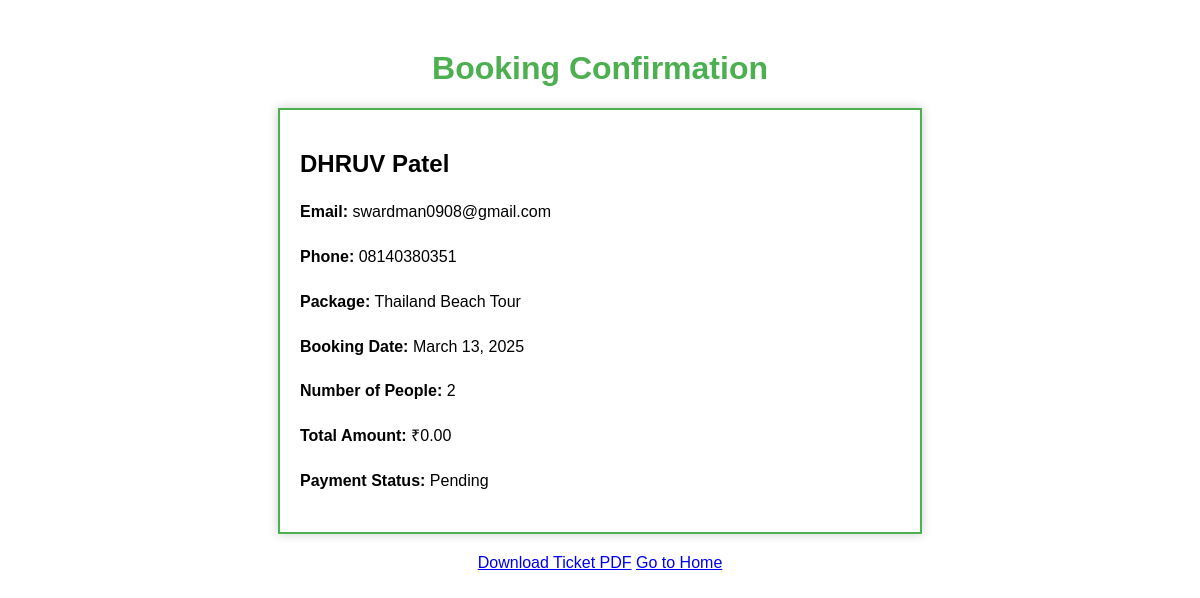
The page /booking-details/1/ on the database its author committed.
### packages/models.py (models this page shows, shortened)
class Booking(models.Model):
    user = models.ForeignKey(User, on_delete=models.SET_NULL, null=True, blank=True)
    package = models.ForeignKey(Package, on_delete=models.CASCADE)
    full_name = models.CharField(max_length=255)
    email = models.EmailField()
    phone = models.CharField(max_length=20)
    booking_date = models.DateField()
    no_of_people = models.PositiveIntegerField()
    total_amount = models.DecimalField(max_digits=10, decimal_places=2, blank=True, null=True)  # Total price
    razorpay_order_id = models.CharField(max_length=100, blank=True, null=True)  # Razorpay order ID
    payment_status = models.CharField(
        max_length=20,
        choices=[("Pending", "Pending"), ("Completed", "Completed")],
        default="Pending"
    )

class Package(models.Model):
    TOUR_TYPES = [
        ("Adventure", "Adventure"),
        ("Family", "Family"),
        ("Honeymoon", "Honeymoon"),
        ("Beach", "Beach"),
        ("Cultural", "Cultural"),
        ("Wildlife", "Wildlife"),
    ]
    title = models.CharField(max_length=200)  # Package title
    image = models.ImageField(upload_to='packages/images/')  # Package image
    location = models.CharField(max_length=100)  # Location name
    duration = models.CharField(max_length=50)  # Duration (e.g., "3 days")
    persons = models.IntegerField()  # Number of persons
    price = models.DecimalField(max_digits=10, decimal_places=2)  # Price in USD
    rating = models.FloatField(default=5.0)  # Rating (out of 5)
    description = models.TextField()  # Package description
    location_map = models.TextField()  # Google Map iframe src
    inclusions = models.TextField(default="Includes basic amenities.")
    tour_type = models.CharField(max_length=50, choices=TOUR_TYPES, default="Adventure")  # New Field

### tourist/views.py (the view)
# urls.py: path('booking-details/<int:booking_id>/', views.booking_show, name='booking_show'),
def booking_show(request, booking_id):
    booking = get_object_or_404(Booking, id=booking_id)
    return render(request, "booking_details.html", {
        "booking": booking
    })

### templates/booking_details.html (shortened to what this page needs)
<!DOCTYPE html>
<html lang="en">
<head>
</head>
<body>
<h1>Booking Confirmation</h1>
<div class="ticket">
    <h2>{{ booking.full_name }}</h2>
    <p><strong>Email:</strong> {{ booking.email }}</p>
    <p><strong>Phone:</strong> {{ booking.phone }}</p>
    <p><strong>Package:</strong> {{ booking.package.title }}</p>
    <p><strong>Booking Date:</strong> {{ booking.booking_date }}</p>
    <p><strong>Number of People:</strong> {{ booking.no_of_people }}</p>
    <p><strong>Total Amount:</strong> ₹{{ booking.total_amount }}</p>
    <p><strong>Payment Status:</strong> {{ booking.payment_status }}</p>
</div>
<a href="{% url 'booking_ticket' booking.id %}" class="btn btn-success" download>Download Ticket PDF</a>
<a href="{% url 'home' %}">Go to Home</a>
</body>
</html>

### templates/booking_details.html (style rules this page uses)
body { font-family: Arial, sans-serif; text-align: center; margin: 50px; }
.ticket { border: 2px solid #4CAF50; padding: 20px; margin: 20px auto; width: 600px; text-align: left; box-shadow: 0px 0px 10px rgba(0, 0, 0, 0.2); }
h1 { color: #4CAF50; }
p { line-height: 1.8; }

### rows shown on the page
Booking: full_name "DHRUV Patel", email "swardman0908@gmail.com", phone "08140380351", package "Thailand Beach Tour", booking_date "March 13, 2025", no_of_people "2", total_amount "0.00", payment_status "Pending"
